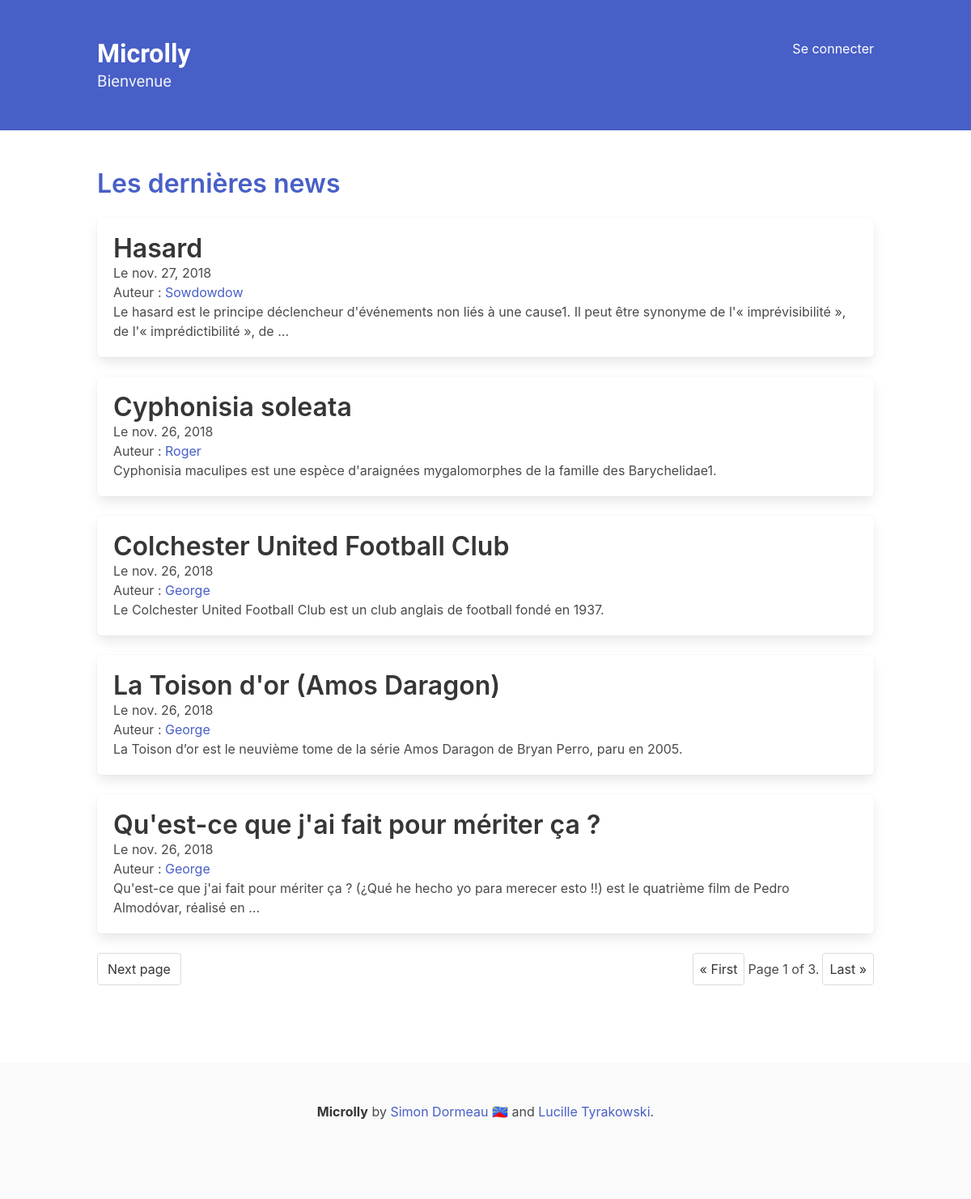
The app's page /, older data.
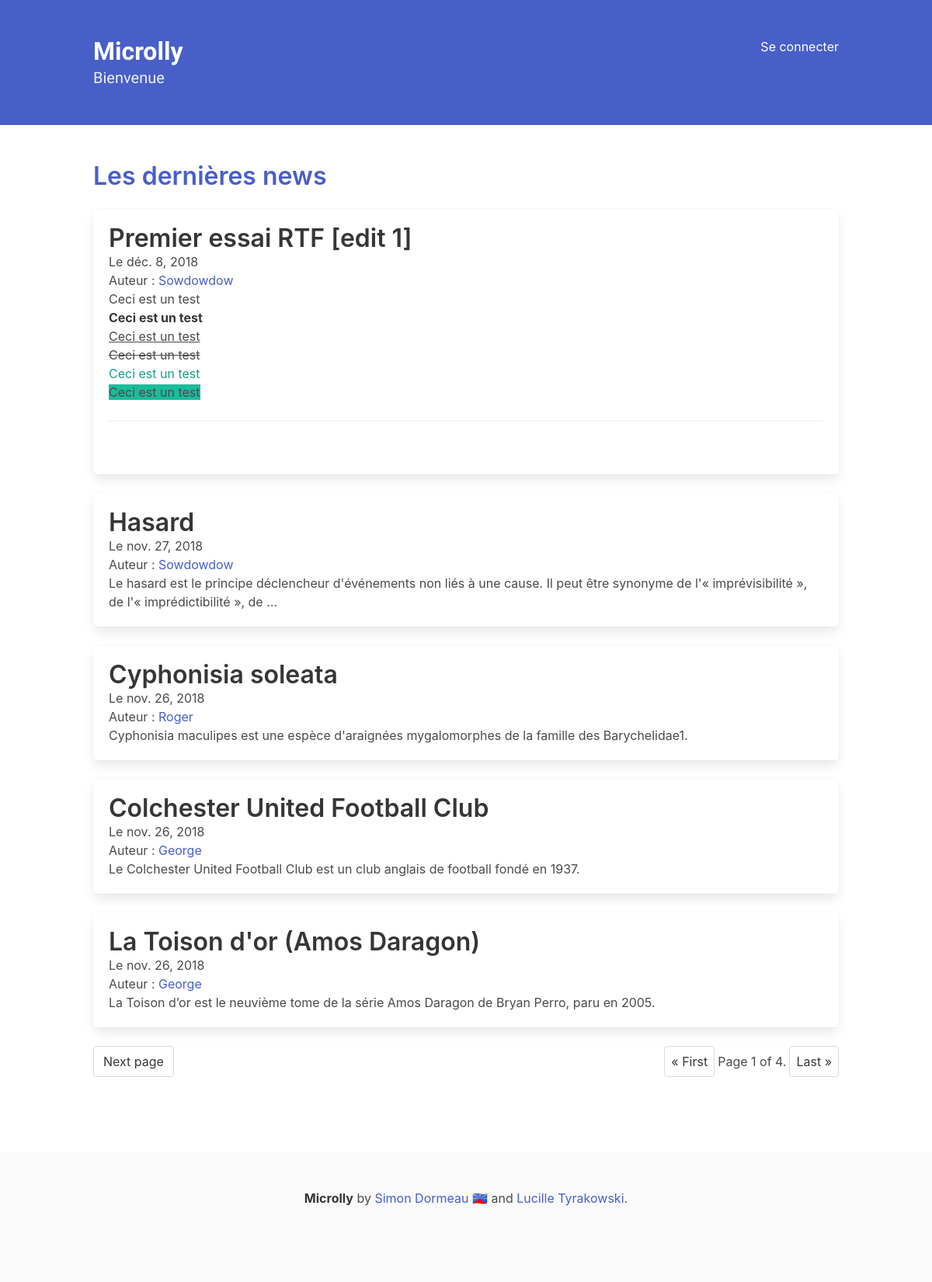
The same page, newer data.
### Microlly/models.py (models this page shows, shortened)
class Post(models.Model):
    title = models.CharField(max_length=150)
    body = RichTextField()
    author = models.ForeignKey(User, on_delete=models.CASCADE)
    creation_date = models.DateField(auto_now_add=True)
    update_date = models.DateField(auto_now=True)
    class Meta:
        ordering = ("-id",)
        verbose_name = "Publication"
        verbose_name_plural = "Publications"

### Microlly/views.py (the view)
# urls.py: path("", views.index, name="index"),
def index(request):
    try:
        page = int(request.GET.get("page"))
    except:
        page = 1
    posts = Post.objects.all()
    paginator = Paginator(posts, 5)
    posts = paginator.page(page)
    return render(request, "index.html", {"posts": posts})

### Microlly/templates/index.html (shortened to what this page needs)
{% extends 'base.html' %}
{% block body %}
    <h1 class="title has-text-link">Les dernières news</h1>
    <div>
        {% for post in posts %}
            <div class="box">
                <a href="{% url 'Microlly:post' id=post.id %}"><h3 class="title">{{ post.title }}</h3></a>
                <div>Le {{ post.creation_date }}</div>
                <span>Auteur : <a href="{% url 'Microlly:author_posts' author=post.author %}">{{ post.author|title }}</a></span>
                <p>
                    {{ post.body|cut:"<br>"|safe|truncatewords_html:25 }}
                </p>
            </div>
        {% endfor %}
    </div>
    <br>
    <nav class="pagination is-right" role="navigation" aria-label="pagination">
            {% if posts.has_next %}
            <a class="pagination-next" href="?page={{ posts.next_page_number }}">Next page</a>
            {% endif %}
            <ul class="pagination-list">
              <li><a class="pagination-link" href="?page=1">&laquo; First</a></li>
              <span class="current">
                    Page {{ posts.number }} of {{ posts.paginator.num_pages }}.
                </span>
              <li><a href="?page={{ posts.paginator.num_pages }}" class="pagination-link" aria-label="Goto page 86">Last &raquo;</a></li>
            </ul>
    </nav>
{% endblock body %}

Row changes from the older to the newer data that the page shows:
no longer on this page (row unchanged): Post: title "Qu'est-ce que j'ai fait pour mériter ça ?", creation_date "nov. 26, 2018", author "George", body "Qu'est-ce que j'ai fait pour mériter ça ? (¿Qué he hecho yo para merecer esto !!) est le quatrième film de Pedro Almodóvar, réalisé en …"
added Post: title "Premier essai RTF [edit 1]", creation_date "déc. 8, 2018", author "Sowdowdow", body "Ceci est un test Ceci est un test Ceci est un test Ceci est un test Ceci est un test Ceci est un test"
changed Post "Hasard": body "Le hasard est le principe déclencheur d'événements non liés à une cause1. Il peut être synonyme de l'« imprévisibilité », de l'« imprédictibilité », de …" → "Le hasard est le principe déclencheur d'événements non liés à une cause. Il peut être synonyme de l'« imprévisibilité », de l'« imprédictibilité », de …"
Text that changed along with them:
{{ posts.paginator.num_pages }}: "3" → "4"
